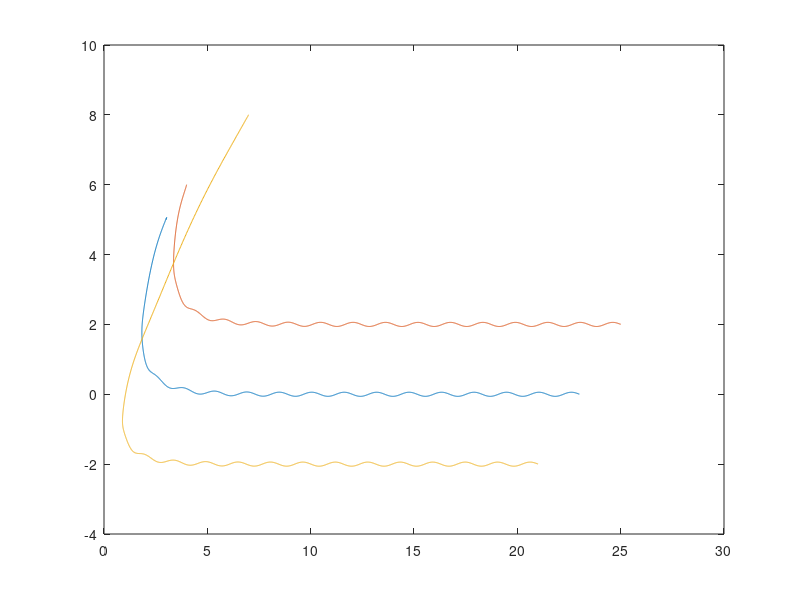

The MATLAB source for this figure:
function test_formation1()

[t,q] = ode45( @dyn, 0:0.01:25, [ 3 5 pi/3 1 , 4 6 pi/3 0.1 , 7 8 pi/3 0.2 ] )
plot( q(:,[1 1+4 1+8]), q(:,[2 2+4 2+8]) );

hall = [];
for i=1:length(t)
	[dq h] = dyn(t(i),q(i,:));
	hall = [hall  h];
end
%  plot(hall')


function [dq h] = dyn(t,q)

% q - x1 y1 theta1 v1     x2 y2 theta2 v2 ...
%  u = [ a1 w1  a2 w2  a3 w3 ]

q1 = q(1:4);
q2 = q(5:8);
q3 = q(9:12);

xy = [ q1(1) ; q1(2) ; q2(1) ; q2(2) ; q3(1) ; q3(2) ];
dxy = [ q1(4)*cos(q1(3)) ; q1(4)*sin(q1(3)) ; q2(4)*cos(q2(3)) ; q2(4)*sin(q2(3)) ; q3(4)*cos(q3(3)) ; q3(4)*sin(q3(3)) ];

L = [ 1 0 0 0 0 0 ; 0 1 0 0 0 0 ; -1 0 1 0 0 0 ; 0 -1 0 1 0 0 ; -1 0 0 0 1 0 ; 0 -1 0 0 0 1 ];
invL = [ 1 0 0 0 0 0 ;      0     1     0     0     0     0 ;      1     0     1     0     0     0 ;      0     1     0     1     0     0;      1     0     0     0     1     0;      0     1     0     0     0     1 ];

A = [cos(q1(3)), -q1(4)*sin(q1(3)), 0, 0, 0, 0 ;...
     sin(q1(3)),  q1(4)*cos(q1(3)), 0, 0, 0, 0 ;...
     0, 0, cos(q2(3)), -q2(4)*sin(q2(3)), 0, 0 ;...
     0, 0, sin(q2(3)),  q2(4)*cos(q2(3)), 0, 0 ;...
     0, 0, 0, 0, cos(q3(3)), -q3(4)*sin(q3(3)) ;...
     0, 0, 0, 0, sin(q3(3)),  q3(4)*cos(q3(3)) ];

h = L*xy;

dh = L*dxy;

% reference trajectory
xd = [ t ; sin(4*t) ;...
	2 ; 2 ;...
	-2 ; -2 ];

% linear system
k1 = 1;
k2 = 2;
r = k1 * (xd - h) + k2* (-dh );


u = inv(A)*invL*r;
%  u = zeros(6,1);

uni1 = [ q1(4)*cos(q1(3)) ; q1(4)*sin(q1(3)) ; u(2) ; u(1) ];
uni2 = [ q2(4)*cos(q2(3)) ; q2(4)*sin(q2(3)) ; u(4) ; u(3) ];
uni3 = [ q3(4)*cos(q3(3)) ; q3(4)*sin(q3(3)) ; u(6) ; u(5) ];

dq = [ uni1 ; uni2 ; uni3 ];